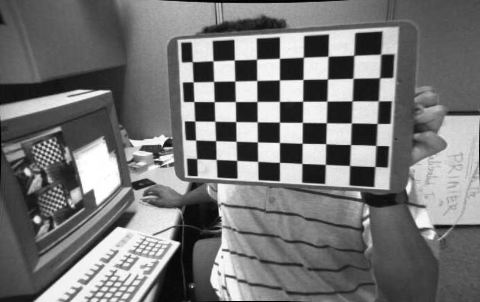
#> input picture calibresult-left.png, 480 x 302 px
$ python depth_map.py
#> lines starting #> are read from the running program, lines starting #| are printed output that depends on the picture; after the words box and inside, x2 and y2 are one past the last pixel; in counts of white or black regions, pixels touching at a corner belong together
# -*- coding: utf-8 -*-
"""
 author: weihuan
 date: 2020/9/12  10:43
"""
import numpy as np
import cv2
from matplotlib import pyplot as plt

# imgL = cv2.imread('images/left01.jpg', 0)
# imgR = cv2.imread('images/right01.jpg', 0)
#
imgL = cv2.imread('calibresult-left.png', 0)
#> imgL is the input picture: shape (302, 480); min 0, max 255, mean 117.5
imgR = cv2.imread('calibresult-right.png', 0)
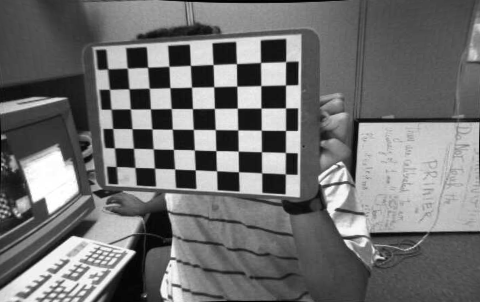
#> input picture calibresult-right.png, 480 x 302 px
#> imgR is the input picture: shape (302, 480); min 0, max 255, mean 112.8

# https://blog.csdn.net/weixin_43042467/article/details/108199785
# numDisparities 最大差异减去最小差异。该值总是大于零。在当前的实现中，该参数必须可以被16整除。
# BLOCKSIZE 匹配的块大小。它必须是> = 1的奇数。通常情况下，它应该在3…11的范围内。
# stereo = cv2.StereoSGBM_create(numDisparities=16, blockSize=13)
#Create Block matching object.
win_size = 5
stereo = cv2.StereoSGBM_create(minDisparity= 16,
 numDisparities = 11,
 blockSize = 5,
 uniquenessRatio = 5,
 speckleWindowSize = 5,
 speckleRange = 5,
 disp12MaxDiff = 1,
 P1 = 8*3*win_size**2,#8*3*win_size**2,
 P2 =32*3*win_size**2) #32*3*win_size**2)

disparity = stereo.compute(imgL,imgR)
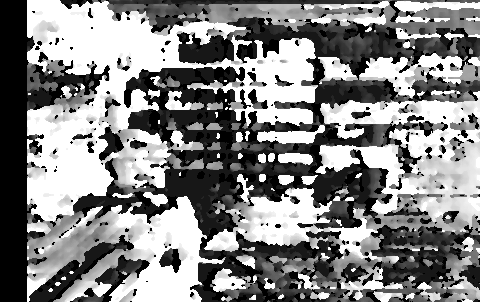
#> disparity: shape (302, 480) int16; min 240, max 416, mean 331.7; drawn with min black and max white
# plt.imshow(disparity)
print(disparity)
#> (printed output is left out)
plt.imshow(disparity,'gray')
cv2.imwrite('depth.png', disparity)
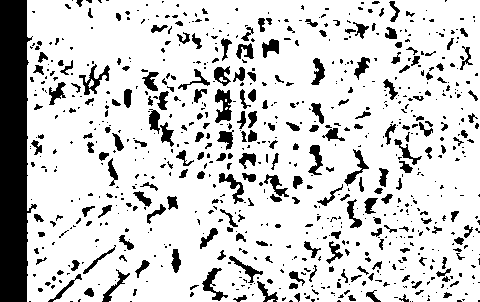
#> saved as depth.png: shape (302, 480); values 240 (black) and 255 (white), 81.6% white; 776 black regions (550 under 20 px), largest, box (x1, y1, x2, y2) and area: (0, 0, 37, 302) 8238, (215, 89, 232, 123) 355, (79, 64, 110, 95) 316
# cv2.imwrite('images/p.png', imgL)
plt.show()

# depth images to cloud point
# from open3d import *
#
# rgbd = create_rgbd_image_from_color_and_depth(imgL, disparity, convert_rgb_to_intensity = False)
# pcd = create_point_cloud_from_rgbd_image(rgbd, camera.PinholeCameraIntrinsic(
#             camera.PinholeCameraIntrinsicParameters.PrimeSenseDefault))
#
# # flip the orientation, so it looks upright, not upside-down
# pcd.transform([[1,0,0,0],[0,-1,0,0],[0,0,-1,0],[0,0,0,1]])
#
# draw_geometries([pcd])    # visualize the point cloud
